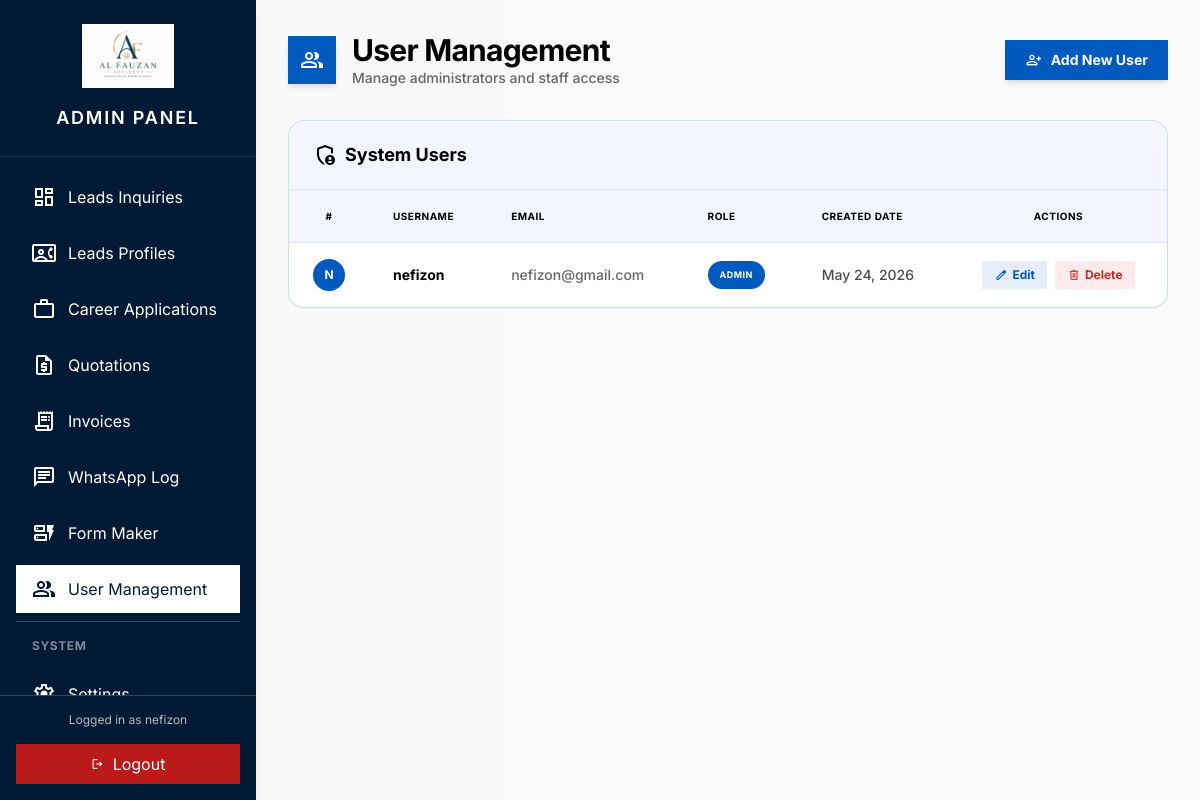
The page /users.php (signed in) on the database its author committed.
### tables this page shows
CREATE TABLE `users` (
  `id` int NOT NULL,
  `username` varchar(50) NOT NULL,
  `password_hash` varchar(255) NOT NULL,
  `email` varchar(100) NOT NULL,
  `role` enum('admin','editor') DEFAULT 'editor',
  `created_at` timestamp NULL DEFAULT CURRENT_TIMESTAMP,
  `updated_at` timestamp NULL DEFAULT CURRENT_TIMESTAMP ON UPDATE CURRENT_TIMESTAMP
);

### users.php (the view, shortened to what this page needs)
<?php
require_once __DIR__ . '/includes/db.php';
require_once __DIR__ . '/includes/header.php';
require_once __DIR__ . '/includes/sidebar.php';
$isAdmin = ($_SESSION['admin_role'] ?? '') === 'admin';
$stmt = $pdo->query("SELECT id, username, email, role, created_at FROM users ORDER BY created_at DESC");
$users = $stmt->fetchAll();
?>
<div class="mb-8 flex justify-between items-center">
    <div class="flex items-center gap-4">
        <div class="w-12 h-12 bg-[#005abe] text-white rounded-xl flex items-center justify-center shadow-md">
            <span class="material-symbols-outlined">group</span>
        </div>
        <div>
            <h1 class="text-3xl font-bold text-black tracking-tight">User Management</h1>
            <p class="text-black/60 text-sm font-medium">Manage administrators and staff access</p>
        </div>
    </div>
    <?php if ($isAdmin): ?>
    <a href="<?= BASE_PATH ?>/add-user.php" class="bg-[#005abe] text-white px-5 py-2.5 rounded-xl text-sm font-bold hover:bg-[#005abe] shadow-md transition-all active:scale-95 flex items-center gap-2 hover:-translate-y-0.5">
        <span class="material-symbols-outlined text-[18px]">person_add</span> Add New User
    </a>
    <?php endif; ?>
</div>
<div class="bg-white border border-[#005abe]/20 shadow-sm rounded-2xl overflow-hidden mb-12 transition-all duration-300 hover:shadow-xl hover:-translate-y-1">
    <div class="bg-[#005abe]/5 px-6 py-5 border-b border-[#005abe]/10 flex justify-between items-center">
        <h2 class="text-lg font-bold text-black flex items-center gap-2">
            <span class="material-symbols-outlined text-black">admin_panel_settings</span> System Users
        </h2>
    </div>
    <div class="p-0 overflow-x-auto">
        <table class="w-full text-left text-sm text-black">
            <thead class="bg-[#005abe]/5 text-black font-bold text-[10px] uppercase tracking-wider">
                <tr>
                    <th class="px-6 py-4 w-12 text-center border-b border-[#005abe]/10">#</th>
                    <th class="px-6 py-4 border-b border-[#005abe]/10">Username</th>
                    <th class="px-6 py-4 border-b border-[#005abe]/10">Email</th>
                    <th class="px-6 py-4 border-b border-[#005abe]/10">Role</th>
                    <th class="px-6 py-4 border-b border-[#005abe]/10">Created Date</th>
                    <?php if ($isAdmin): ?>
                    <th class="px-6 py-4 border-b border-[#005abe]/10 text-center">Actions</th>
                    <?php endif; ?>
                </tr>
            </thead>
            <tbody class="divide-y divide-blue-900/10">
                <?php if (count($users) > 0): ?>
                    <?php foreach ($users as $user): ?>
                        <tr class="group hover:bg-[#005abe]/5 transition-all duration-200">
                            <td class="px-6 py-4 text-center">
                                <div class="w-8 h-8 rounded-full bg-[#005abe] text-white flex items-center justify-center text-xs font-bold shadow-sm group-hover:scale-110 transition-transform">
                                    <?= strtoupper(substr($user->username, 0, 1)) ?>
                                </div>
                            </td>
                            <td class="px-6 py-4 font-bold text-black group-hover:translate-x-1 transition-transform"><?= htmlspecialchars($user->username) ?></td>
                            <td class="px-6 py-4 text-black/60 font-medium group-hover:text-black transition-colors">
                                <a href="mailto:<?= htmlspecialchars($user->email) ?>" class="hover:underline"><?= htmlspecialchars($user->email) ?></a>
                            </td>
                            <td class="px-6 py-4">
                                <span class="inline-flex items-center justify-center px-3 py-1 <?= $user->role === 'admin' ? 'bg-[#005abe] text-white shadow-sm' : 'bg-[#005abe]/5 text-black border border-[#005abe]/20' ?> text-[9px] rounded-full font-bold uppercase tracking-wider group-hover:scale-105 transition-transform">
                                    <?= htmlspecialchars($user->role) ?>
                                </span>
                            </td>
                            <td class="px-6 py-4 whitespace-nowrap text-black/70 font-medium group-hover:text-black transition-colors"><?= htmlspecialchars(date('M d, Y', strtotime($user->created_at))) ?></td>
                            <?php if ($isAdmin): ?>
                            <td class="px-6 py-4 text-center">
                                <div class="flex items-center justify-center gap-2">
                                    <a href="<?= BASE_PATH ?>/edit-user.php?id=<?= $user->id ?>" class="bg-[#005abe]/10 text-[#005abe] hover:bg-[#005abe]/20 px-3 py-1.5 rounded-lg text-xs font-bold flex items-center gap-1 transition-all hover:scale-105 active:scale-95">
                                        <span class="material-symbols-outlined text-[14px]">edit</span> Edit
                                    </a>
                                    <button onclick="confirmDelete(<?= $user->id ?>, '<?= htmlspecialchars($user->username) ?>')" class="bg-red-500/10 text-red-600 hover:bg-red-500/20 px-3 py-1.5 rounded-lg text-xs font-bold flex items-center gap-1 transition-all hover:scale-105 active:scale-95">
                                        <span class="material-symbols-outlined text-[14px]">delete</span> Delete
                                    </button>
                                </div>
                            </td>
                            <?php endif; ?>
                        </tr>
                    <?php endforeach; ?>
                <?php endif; ?>
            </tbody>
        </table>
    </div>
</div>
<?php require_once __DIR__ . '/includes/footer.php'; ?>

### includes/header.php (style rules this page uses)
.page-item { opacity: 0; animation: kSlideUp 0.45s cubic-bezier(.16,1,.3,1) both; }
tbody tr { opacity: 0; animation: kFadeIn 0.3s ease both; }

### rows shown on the page
users: username "N", username "nefizon", email "nefizon@gmail.com", role "ADMIN", created_at "May 24, 2026"

### other values the page prints
$_SESSION['admin_username'] "nefizon"
